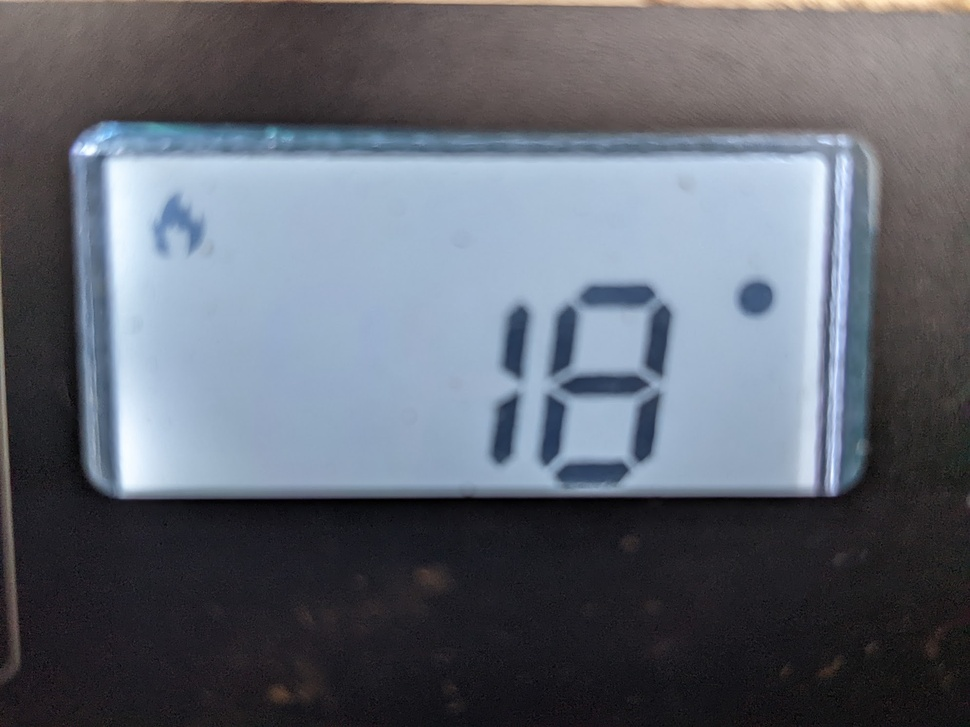
#> input picture pentair-image-processing/images/LCD_heating_18.jpeg, 970 x 727 px, shrunk from 1990 x 1492 before the run
$ jupyter execute --allow-errors 'Pentair Heater LCD Image Processing - Tesseract.ipynb'
#> lines starting #> are read from the running program, lines starting #| are printed output that depends on the picture; after the words box and inside, x2 and y2 are one past the last pixel; in counts of white or black regions, pixels touching at a corner belong together
### pentair-image-processing/utils/utils.py
import cv2

def boundingRectForContours(contours):
    first = True
    x1 = y1 = x2 = y2 = 0
    for cnt in contours:
        x,y,w,h = cv2.boundingRect(cnt)
        if first:
            x1 = x
            y1 = y
            x2 = x+w
            y2 = y+h
            first = False
        if (x < x1):
            x1 = x
        if (y < y1):
            y1 = y
        if (x2 < x + w ):
            x2 = x + w
        if (y2 < y + h):
            y2 = y + h

    # expand
    ext = 40
    x1 = x1 - ext
    y1 = y1 - ext
    x2 = x2 + ext
    y2 = y2 + ext

    return x1, y1, x2, y2

### pentair-image-processing/Pentair Heater LCD Image Processing - Tesseract.ipynb
# Hypothesis

Use tesseract-ocr which has trained data for 7 segment displays.

## Approach

1. Image Threshold
2. Edge detect
3. Detect contours
4. Filter contours
5. Find bounding box of 7 segment display
6. Pass image bounding box to tesseract
7. Test match result

## Dependencies

__Install following (if not already available in docker container)__

```
apt-get install ffmpeg libsm6 libxext6  -y
```

__Install python wrapper__

```
pip install opencv-contrib-python
```

__Install OCR package__

```
apt install tesseract-ocr
pip install pytesserat
```

__Install 7 segment trained data__

Derived from: git clone https://github.com/Shreeshrii/tessdata_ssd
```
cp trained_data/7seg.traineddata /usr/share/tesseract-ocr/4.00/tessdata
cp trained_data/ssd.traineddata /usr/share/tesseract-ocr/4.00/tessdata
cp trained_data/ssd_int.traineddata /usr/share/tesseract-ocr/4.00/tessdata
```
Note: 7seg seems to be best for LCD display.

[cell 1]
from ipywidgets import interact
from utils import utils
import cv2
import numpy as np
import pandas as pd
import pytesseract
import math
from sklearn.cluster import KMeans
import matplotlib.pyplot as plt

from matplotlib import pyplot as plt # this lets you draw inline pictures in the notebooks
import pylab # this allows you to control figure size
pylab.rcParams['figure.figsize'] = (8.0, 6.0) # this controls figure size in the notebook

img_path = './images/LCD_heating_18.jpeg'
is_ESP32CAM_image = False
#img_path = './images/LCD_heating_15_02.jpg'
#img_path = './images/LCD_heating_15_01.jpg'
#img_path = './images/LCD_heating_esp32cam_14.png'

### Rotate Image

Rotate image if from ESP32 CAM

[cell 2]
img = cv2.imread(img_path, cv2.IMREAD_GRAYSCALE)
if (is_ESP32CAM_image):

    # grab the dimensions of the image and calculate the center of the image
    (h, w) = img.shape[:2]
    (cX, cY) = (w / 2, h / 2)

    # rotate image by 90 degrees around the center of the image
    M = cv2.getRotationMatrix2D((cX, cY), 90, 1.0)
    img = cv2.warpAffine(img, M, (w, h))
    plt.imshow(img, cmap = 'gray')

### Thresholding Approach

Work out the best thresholding approach to maximise contour detection and Hough transform line detection.

[cell 3]
#img = cv2.imread(img_path, cv2.IMREAD_GRAYSCALE)
img_blur = cv2.medianBlur(img,5)

ret,th1 = cv2.threshold(img_blur,127,255,cv2.THRESH_BINARY)
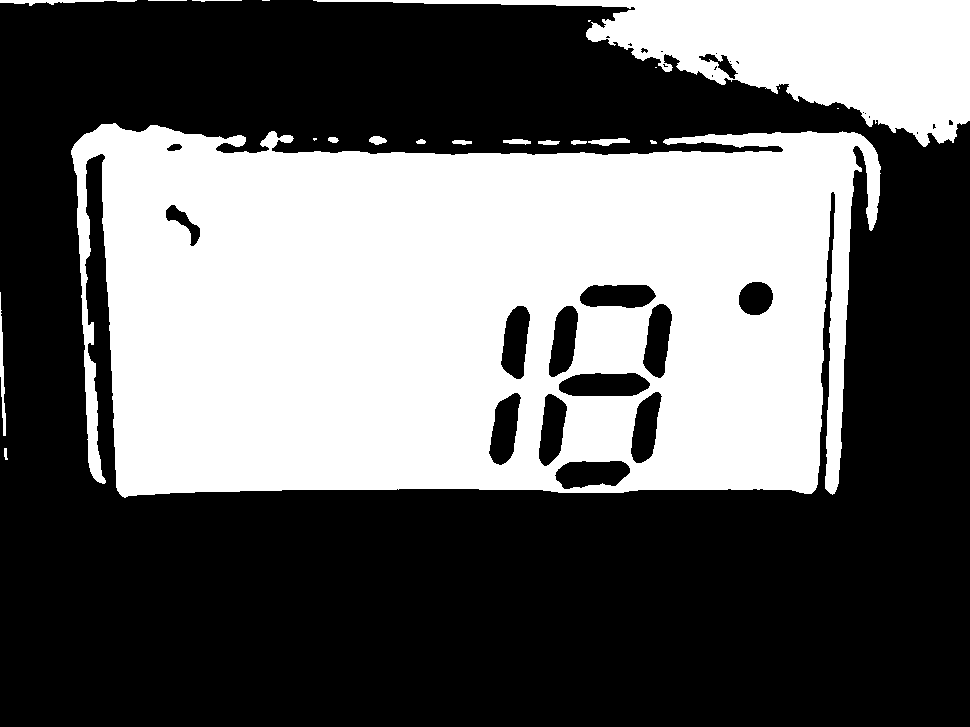
#> th1: shape (727, 970); 39.8% white; 22 white regions (6 under 20 px), largest, box (x1, y1, x2, y2) and area: (71, 123, 881, 498) 243726, (313, 0, 970, 147) 35634, (0, 292, 6, 436) 387
th2 = cv2.adaptiveThreshold(img_blur,255,cv2.ADAPTIVE_THRESH_MEAN_C,cv2.THRESH_BINARY,11,2)
#> th2: shape (727, 970); 87.7% white; 4701 black regions (4379 under 20 px), largest, box (x1, y1, x2, y2) and area: (60, 112, 892, 508) 21426, (77, 133, 846, 493) 14508, (0, 1, 944, 20) 5827
th3 = cv2.adaptiveThreshold(img_blur,255,cv2.ADAPTIVE_THRESH_GAUSSIAN_C,cv2.THRESH_BINARY,11,2)
#> th3: shape (727, 970); 92.4% white; 4499 black regions (4380 under 20 px), largest, box (x1, y1, x2, y2) and area: (61, 112, 877, 505) 9771, (202, 139, 847, 494) 6516, (75, 132, 196, 491) 4223

titles = ['Original Image', 'Global Thresholding (v = 127)',
            'Adaptive Mean Thresholding', 'Adaptive Gaussian Thresholding']
images = [img_blur, th1, th2, th3]
for i in range(4):
    plt.subplot(2,2,i+1),plt.imshow(images[i],'gray')
    plt.title(titles[i])
    plt.xticks([]),plt.yticks([])
plt.show()

[cell 4]
# global thresholding
ret1, th1 = cv2.threshold(img, 127, 255, cv2.THRESH_BINARY)
#> th1: shape (727, 970); 39.9% white; 221 white regions (202 under 20 px), largest, box (x1, y1, x2, y2) and area: (71, 123, 881, 498) 243390, (311, 0, 970, 149) 34843, (0, 290, 8, 462) 454

# Otsu's thresholding
ret2, th2 = cv2.threshold(img, 0, 255, cv2.THRESH_BINARY+cv2.THRESH_OTSU)
#> th2: shape (727, 970); 46.4% white; 246 white regions (239 under 20 px), largest, box (x1, y1, x2, y2) and area: (70, 0, 970, 499) 319840, (0, 0, 287, 61) 5456, (0, 271, 12, 548) 1023
#> ret2 = 106

# Otsu's thresholding after Gaussian filtering
blur = cv2.GaussianBlur(img, (5,5), 0)
ret3, th3 = cv2.threshold(blur, 0, 255, cv2.THRESH_BINARY+cv2.THRESH_OTSU)
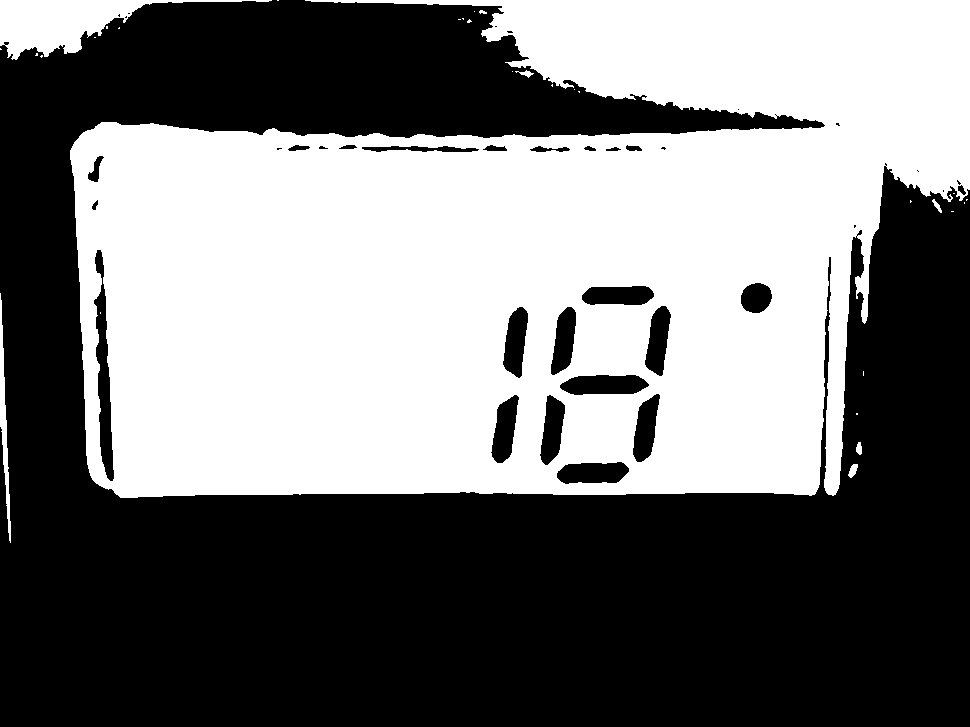
#> th3: shape (727, 970); 46.8% white; 31 white regions (23 under 20 px), largest, box (x1, y1, x2, y2) and area: (70, 0, 970, 498) 322637, (0, 0, 272, 60) 5886, (0, 293, 11, 543) 965
#> ret3 = 105

# plot all the images and their histograms
images = [img, 0, th1,
          img, 0, th2,
          blur, 0, th3]

titles = ['Original Noisy Image','Histogram','Global Thresholding (v=127)',
          'Original Noisy Image','Histogram',"Otsu's Thresholding",
          'Gaussian filtered Image','Histogram',"Otsu's Thresholding"]

for i in range(3):
    plt.subplot(3,3,i*3+1),plt.imshow(images[i*3],'gray')
    plt.title(titles[i*3]), plt.xticks([]), plt.yticks([])
    plt.subplot(3,3,i*3+2),plt.hist(images[i*3].ravel(),256)
    plt.title(titles[i*3+1]), plt.xticks([]), plt.yticks([])
    plt.subplot(3,3,i*3+3),plt.imshow(images[i*3+2],'gray')
    plt.title(titles[i*3+2]), plt.xticks([]), plt.yticks([])
plt.show()
#> the sliders are set to Value = 128

### Edge Detection

Canny edge detector.

[cell 5]
def canny(Value):
#> called with Value = 128
    edges = cv2.Canny(th3, Value, 200, 255)
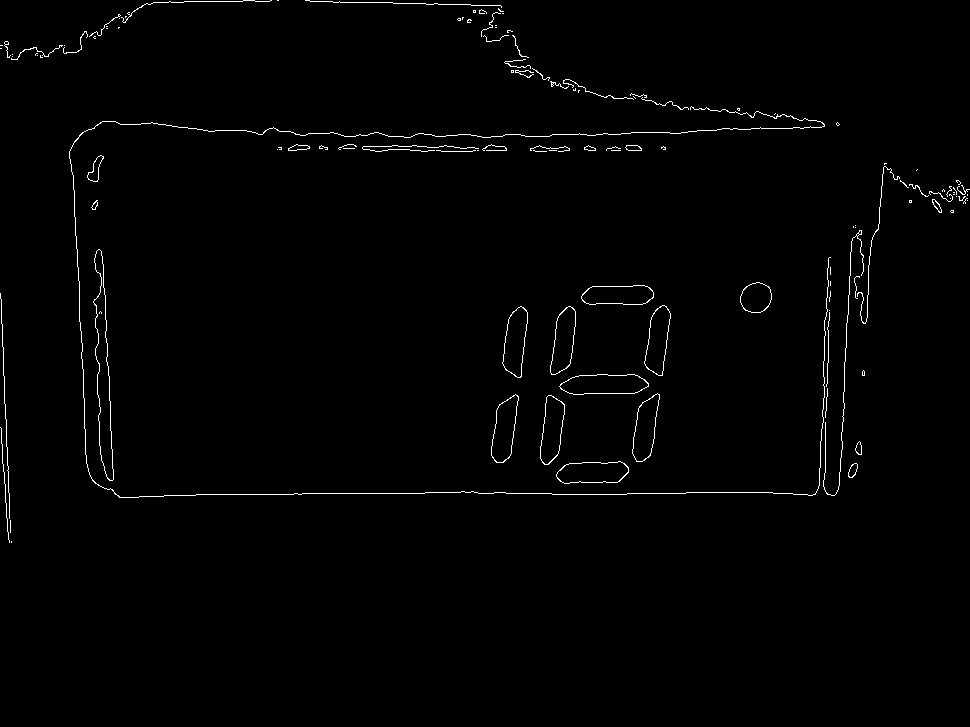
#> edges: shape (727, 970); 1.1% white in thin lines or dots, all inside (x1, y1, x2, y2) = (0, 0, 970, 543)
    plt.imshow(edges, cmap = 'gray')
    plt.title('Canny Edge Detection')

interact(canny,Value=(1,255,2))

edges = cv2.Canny(th3, 127, 200, 255)

### Find and filter contours

Options:

 - Use Hu moments of contours to select and filter 7 segment elements. Hu moments are invariant to scale, translation and rotation. Use Hu moments to cluster.
 - Basic area calculation and clustering

[cell 6]
# Get contours
#  RETR_TREE
#  RETR_EXTERNAL - best
contours, hierarchy = cv2.findContours(edges, cv2.RETR_EXTERNAL, cv2.CHAIN_APPROX_SIMPLE)
#> contours = 120 contours, 99 with area under 20; largest, box (x1, y1, x2, y2) and area: (93, 249, 114, 481) 2129, (559, 374, 649, 395) 1428, (556, 461, 629, 484) 1278, (502, 306, 528, 378) 1194, (491, 394, 519, 463) 1184

log_indexs = []
areas = []
lengths = []
moments_m0 = []
moments_m1 = []
moments_m2 = []

i = 0
for cnt in contours:
    area = cv2.contourArea(cnt)
    arclength = cv2.arcLength(cnt,False)
    if (area>10):
        areas.append(area)
        lengths.append(arclength)
        M = cv2.moments(cnt)
        huM = cv2.HuMoments(M).flatten()
        moments_m0.append(huM[0])
        moments_m1.append(huM[1])
        moments_m2.append(huM[2])
        log_indexs.append(math.log(i+1))
        i += 1
#> this loop made 120 passes
#> (area, arclength, huM) on pass 25: (2129, 496, [1.77, 3.11, 0.3, 0.294, 0.0873, 0.518, -3.48e-05])
#> after the loop, areas = 26 values, max 2129 at index 12, min 10.5 at index 16, mean 555.2; i = 26; lengths = 26 values, max 4609.7 at index 21, min 25.14 at index 14, mean 331.6; log_indexs = 26 values from 0 to 3.26; moments_m0 = 26 values, max 3163.8 at index 21, min 0.16 at index 11, mean 143.3; moments_m1 = 26 values, max 5206866 at index 21, min 0.000251 at index 11, mean 205612.3; moments_m2 = 26 values, max 8.53e+09 at index 21, min 3.09e-06 at index 11, mean 332903319.2

dataset = list(zip(log_indexs, areas,lengths,moments_m0,moments_m1,moments_m2))
#> dataset = 26 items
df = pd.DataFrame(data = dataset, columns=['Log_indexes', 'Areas', 'lengths', 'M0', 'M1', 'M2'])
#> df = table of 26 rows and 6 columns
df.plot.scatter(x='lengths', y='Areas')
print("Total points:", i)
#| Total points: 26

kmeans = KMeans(n_clusters=3).fit(df)
centroids = kmeans.cluster_centers_
#> centroids = [[2.31, 598.9, 133.3, 14.03, 3683.3, 66921.6], [3.09, 40.5, 4609.7, 3163.8, 5206866, 8.53e+09], [2.64, 20.5, 813.2, 225.5, 50654.7, 119234579]]
#plt.scatter(df['Log_indexes'], df['Areas'], c= kmeans.labels_.astype(float), s=50, alpha=0.5)
plt.scatter(centroids[:, 0], centroids[:, 1], c='red', s=50)
print(centroids)
#| [[2.31381675e+00 5.98875000e+02 1.33266888e+02 1.40347069e+01
#|   3.68333227e+03 6.69215964e+04]
#|  [3.09104245e+00 4.05000000e+01 4.60967531e+03 3.16383424e+03
#|   5.20686596e+06 8.53464560e+09]
#|  [2.63905733e+00 2.05000000e+01 8.13178713e+02 2.25485975e+02
#|   5.06547269e+04 1.19234579e+08]]
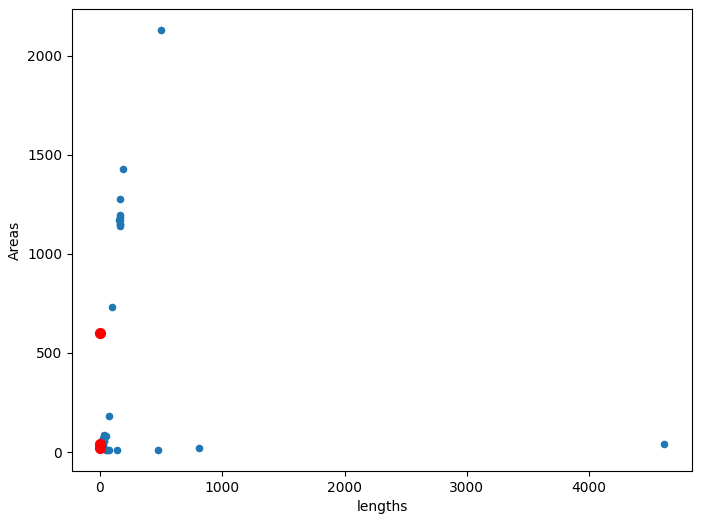
#> figure drawn by matplotlib, 1 panel

[cell 7]
# Find contours
img = cv2.imread(img_path, cv2.IMREAD_GRAYSCALE)

# Create blank image of same size as source image
d = img.shape
blank_image = np.zeros((d[0], d[1], 3), np.uint8)

# Get contours
#RETR_TREE
#RETR_EXTERNAL - best
contours, hierarchy = cv2.findContours(edges, cv2.RETR_EXTERNAL, cv2.CHAIN_APPROX_SIMPLE)

# Contours that match a 7 segment element
filtered_contours = []

# Dataframe of Hu moments
df = pd.DataFrame(columns=["m1", "m2", "m3", "m4", "m5", "m6", "m7"])

i = 0
# Eliminate non seven segment contours
for cnt in contours:
    approx = cv2.contourArea(cnt)
    if (approx > 1000):    # FIXME: Use Hu moments to filter rather than contourArea?
        perimeter = cv2.arcLength(cnt,True)
        #print (perimeter)
        M = cv2.moments(cnt)
        huM = cv2.HuMoments(M).flatten()

        x,y,w,h = cv2.boundingRect(cnt)
        cv2.rectangle(blank_image,(x,y),(x+w,y+h),(255,0,0),2)
        cv2.putText(blank_image, str(i), (x+int(w/2),y+int(h/2)),
                    cv2.FONT_HERSHEY_SIMPLEX, 3, (255, 255, 255), 2, cv2.LINE_AA)
        i += 1
        entry = pd.DataFrame.from_dict({
             "m1": [ huM[0] ],
             "m2": [ huM[1] ],
             "m3": [ huM[2] ],
             "m4": [ huM[3] ],
             "m5": [ huM[4] ],
             "m6": [ huM[5] ],
             "m7": [ huM[6] ]
        })

        df = pd.concat([df, entry], ignore_index=True)
        filtered_contours.append(cnt)
#> this loop made 120 passes
#> (approx, perimeter, huM, x, y, w, h, df) on pass 25: (2129, 497, [1.77, 3.11, 0.3, 0.294, 0.0873, 0.518, -3.48e-05], 93, 249, 21, 232, table of 10 rows and 7 columns)
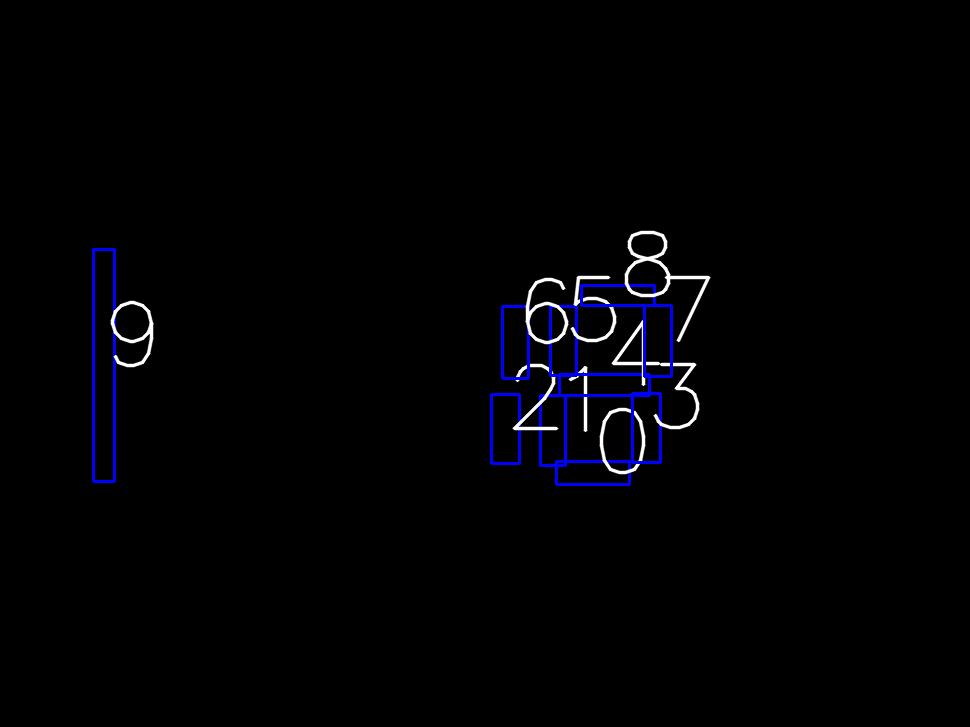
#> blank_image: shape (727, 970, 3); mean of channels 0, 1, 2 4.1, 1.9, 1.9; drawn as B, G, R
#> after the loop, filtered_contours = 10 contours; largest, box (x1, y1, x2, y2) and area: (93, 249, 114, 481) 2129, (559, 374, 649, 395) 1428, (556, 461, 629, 484) 1278, (502, 306, 528, 378) 1194, (491, 394, 519, 463) 1184; i = 10

#> (the rest of this cell did not finish here and is left out)

[cell 8]
# Find bounding box for all 7 segment contours
x1, y1, x2, y2 = utils.boundingRectForContours(filtered_contours)
#> the loop in boundingRectForContours, `for cnt in contours:` made 10 passes
#> (x, y, w, h, x1, y1, x2, y2) on pass 1: (556, 461, 73, 23, 556, 461, 629, 484)
#> after the loop in boundingRectForContours, `for cnt in contours:`: first = False; x1 = 93; x2 = 671; y1 = 249; y2 = 484
#> in boundingRectForContours, `x1 = x1 - ext`: x1 = 53
#> in boundingRectForContours, `y1 = y1 - ext`: y1 = 209
#> in boundingRectForContours, `x2 = x2 + ext`: x2 = 711
#> in boundingRectForContours, `y2 = y2 + ext`: y2 = 524
#> x1 = 53; y1 = 209; x2 = 711; y2 = 524

cv2.rectangle(blank_image,(x1,y1),(x2,y2),(255,255,0),2)
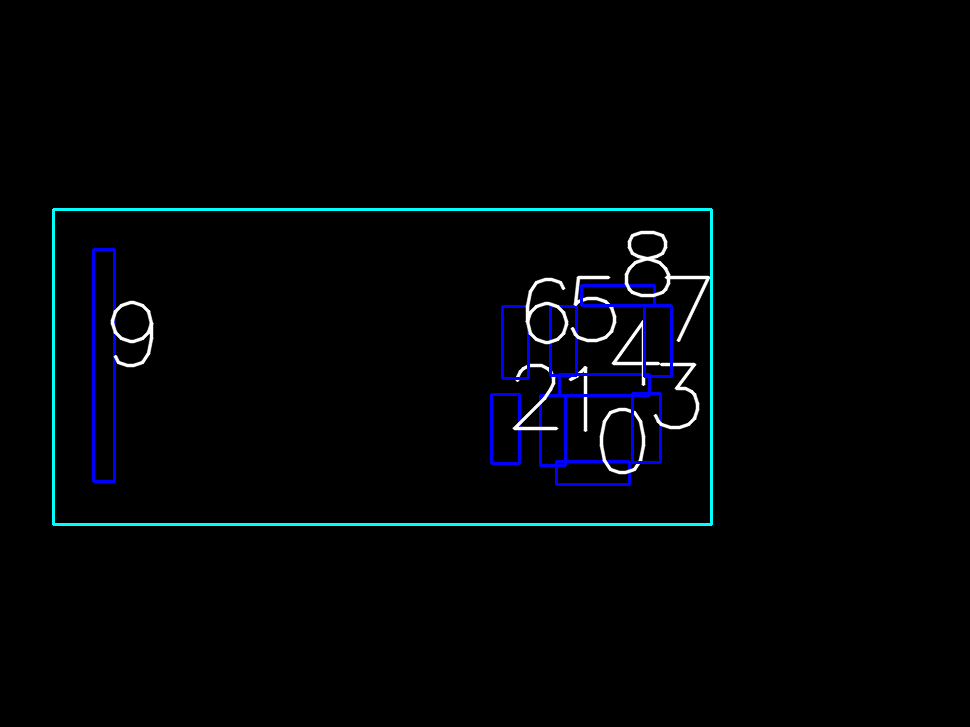
#> blank_image: shape (727, 970, 3); 0.83% of pixels changed, all inside (x1, y1, x2, y2) = (52, 208, 713, 526); drawn as B, G, R
plt.imshow(blank_image)

[cell 9]
# Segment image
img = edges #cv2.imread(img_path, cv2.IMREAD_GRAYSCALE)
print (img.shape)
#| (727, 970)

print (x1, y1, x2, y2)
#| 53 209 711 524
h = y2 - y1
#> h = 315
w = x2 - x1
#> w = 658
cropped_image = img[y1:y1+h, x1:x1+w]
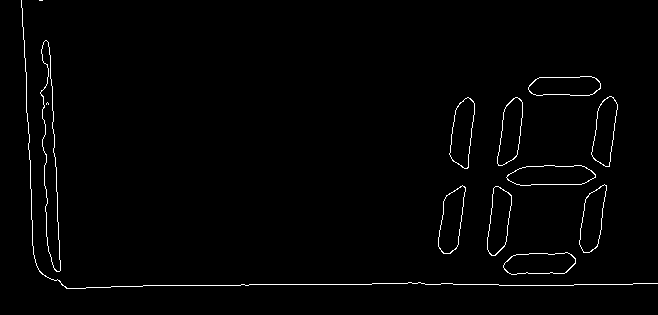
#> cropped_image: shape (315, 658); 1.4% white in thin lines or dots, all inside (x1, y1, x2, y2) = (21, 0, 658, 289)

cv2.rectangle(img,(x1,y1),(x2,y2),(255,255,0),2)
plt.imshow(img)
plt.imshow(cropped_image)
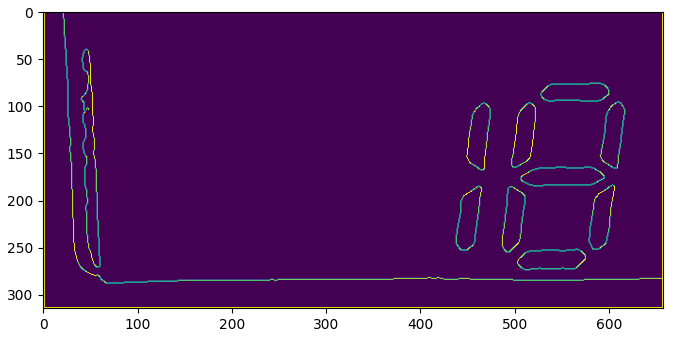
#> figure drawn by matplotlib, 1 panel

## OCR Segmented Image

Use Tesseract to OCR the segmented image. The trained data set used is specific for 7 segments.

#> (a cell that did not finish here is left out)

# Shape Matching Methods

𝐴 denotes object1, 𝐵 denotes object2

$m_{i}^{A} = sign(h_{i}^{A}) . log(h_{i}^{A})$

$m_{i}^{B} = sign(h_{i}^{B}) . log(h_{i}^{B})$

and $h_{i}^{A}$, $h_{i}^{B}$ are the Hu moments of 𝐴 and 𝐵, respectively.

$ I_{2}(A, B) = \sum \limits _{i=1..7} \lvert m_{i}^{A} - m_{i}^{B} \vert$

[cell 11]
# reference segments for shape matching
all_seg_hu = [ (0.313325, 0.071562, 0.000017, 0.000006, 0.0, 0.000002, -0.0),
            (0.318208, 0.073588, 0.000482, 0.000052, -0.0, -0.000007, -0.0),
            (0.304812, 0.065887, 0.000316, 0.000105, 0.0, 0.000016, -0.0),
            (0.380718, 0.118919, 0.000043, 0.00001, 0.0, 0.000001, 0.0),
            (0.314912, 0.072204, 0.000185, 0.000023, -0.0, -0.000003, -0.0),
            (0.319868, 0.075067, 0.000208, 0.000021, -0.0, -0.000003, -0.0),
            (0.341739, 0.089982, 0.000084, 0.000049, 0.0, 0.000014, 0.0)]

df = pd.DataFrame(all_seg_hu,
                  columns=['m1','m2','m3','m4','m5','m6','m7'],
                  index=['base','base_l','base_r','mid','top_l','top_r','top'])
df

[cell 12]
shouldmatch_hu_top_r = [ 0.31295, 0.070556, 0.00054, 0.000051, -0.0, -0.000013, -0.0]
shouldnotmatch_hu = [ 0.160161, 0.000271, 0.000001, 0.0, 0.0, 0.0, 0.0 ]

sign = lambda x: math.copysign(1, x)

sign_log = lambda x : sign(x) * math.log(x) if (x > 0) else 0

def hu_moment_compare(hA, hB):

    signfunc = np.vectorize(sign_log)
    mA = signfunc(hA)
    mB = signfunc(hB)
    I2 = 0.0
    for i in range(0, 7):
        if (mB[i]!=0):
            I2 += abs(1/mA[i] - 1/mB[i])
        #print (I2)
    return I2

print ("test ", hu_moment_compare(all_seg_hu[5], all_seg_hu[5]))
for i in range(0, 7):
    print ("good ", i, hu_moment_compare(all_seg_hu[i], shouldmatch_hu_top_r))
for i in range(0, 7):
    print ("bad ", hu_moment_compare(all_seg_hu[i], shouldnotmatch_hu))
#print ("ref ", all_seg_hu[0])
#print ("good", shouldmatch_hu_top_l)
